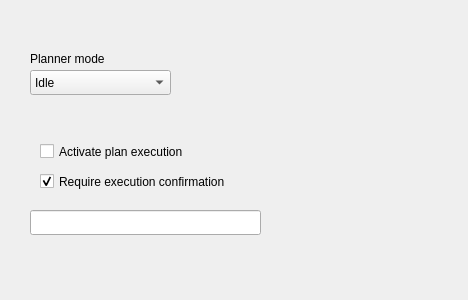
<?xml version="1.0" encoding="UTF-8"?>
<ui version="4.0">
 <class>RoiViewpointPlannerRqtPlugin</class>
 <widget class="QWidget" name="RoiViewpointPlannerRqtPlugin">
  <property name="geometry">
   <rect>
    <x>0</x>
    <y>0</y>
    <width>468</width>
    <height>300</height>
   </rect>
  </property>
  <property name="windowTitle">
   <string>Form</string>
  </property>
  <widget class="QComboBox" name="modeChangeBox">
   <property name="geometry">
    <rect>
     <x>30</x>
     <y>70</y>
     <width>141</width>
     <height>25</height>
    </rect>
   </property>
   <item>
    <property name="text">
     <string>Idle</string>
    </property>
   </item>
   <item>
    <property name="text">
     <string>Automatic</string>
    </property>
   </item>
   <item>
    <property name="text">
     <string>ROI center sampling</string>
    </property>
   </item>
   <item>
    <property name="text">
     <string>ROI contour sampling</string>
    </property>
   </item>
   <item>
    <property name="text">
     <string>Contour sampling</string>
    </property>
   </item>
   <item>
    <property name="text">
     <string>Border sampling</string>
    </property>
   </item>
  </widget>
  <widget class="QLineEdit" name="statusTextBox">
   <property name="geometry">
    <rect>
     <x>30</x>
     <y>210</y>
     <width>231</width>
     <height>25</height>
    </rect>
   </property>
  </widget>
  <widget class="QLabel" name="plannerModeLabel">
   <property name="geometry">
    <rect>
     <x>30</x>
     <y>50</y>
     <width>131</width>
     <height>17</height>
    </rect>
   </property>
   <property name="text">
    <string>Planner mode</string>
   </property>
  </widget>
  <widget class="QCheckBox" name="activateExecutionCheckBox">
   <property name="geometry">
    <rect>
     <x>40</x>
     <y>140</y>
     <width>191</width>
     <height>23</height>
    </rect>
   </property>
   <property name="text">
    <string>Activate plan execution</string>
   </property>
  </widget>
  <widget class="QCheckBox" name="requireConfirmationCheckBox">
   <property name="geometry">
    <rect>
     <x>40</x>
     <y>170</y>
     <width>241</width>
     <height>23</height>
    </rect>
   </property>
   <property name="text">
    <string>Require execution confirmation</string>
   </property>
   <property name="checked">
    <bool>true</bool>
   </property>
  </widget>
 </widget>
 <resources/>
 <connections/>
</ui>
